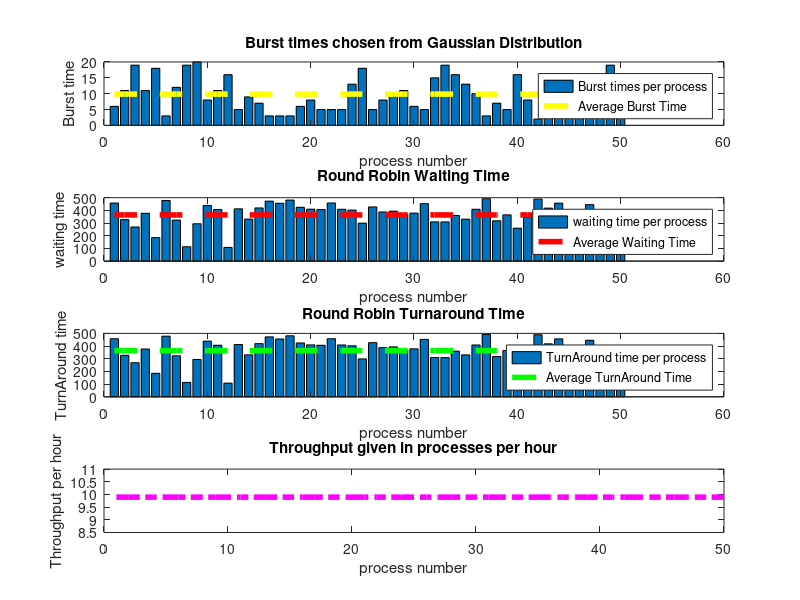

The MATLAB source for this figure:
% Define the number of processes and their weights
n = 50; % Number of processes
weights = randi([1,20],n,1)';  % Weights of each process
%weights = 10+ 3*randn(n,1)';
% Initialize other variables
current_time = 0;
rem_time = 10+ 3*randn(n,1)';
completion_time = zeros(1, n);
turnaround_time = zeros(1, n);
waiting_time = zeros(1, n);

% calculate total weight
total_weight = sum(weights);

% Loop until all processes are completed
while (1)
    done = true;
    for i = 1:n
        if (rem_time(i) > 0)
            done = false; % There is a process that is not completed
            % calculate time quantum for each process
            time_quantum = weights(i) * 3 / total_weight;
            if (rem_time(i) > time_quantum)
                current_time = current_time + time_quantum;
                rem_time(i) = rem_time(i) - time_quantum;
            else
                current_time = current_time + rem_time(i);
                waiting_time(i) = current_time - weights(i);
                rem_time(i) = 0;
                completion_time(i) = current_time;
                turnaround_time(i) = completion_time(i) - weights(i);
            end
        end
    end
    if (done == true)
        break;
    end
end

% Display results
% disp(completion_time);
% disp(turnaround_time);
disp(waiting_time);

AveWaitingTime = sum(waiting_time)./n;



%%
subplot(411);
bar(1:n,weights);title("Burst times chosen from Gaussian Distribution");
xlabel("process number");ylabel("Burst time");
hold on;
plot(1:n,ones(1,n)*(sum(weights)/n),'--y','LineWidth',4);
legend("Burst times per process","Average Burst Time");
%%
subplot(412);
bar(1:n,waiting_time);title("Round Robin Waiting Time");
xlabel("process number"); ylabel("waiting time");
hold on;
plot(1:n,ones(1,n)*AveWaitingTime,'--r','LineWidth',4);
legend("waiting time per process","Average Waiting Time");
%%
subplot(413);
bar(1:n,turnaround_time);title("Round Robin Turnaround Time");
xlabel("process number"); ylabel("TurnAround time");
hold on;
plot(1:n,ones(1,n)*sum(turnaround_time)./n,'--g','LineWidth',4);
legend("TurnAround time per process","Average TurnAround Time");
%%
subplot(414);
Throughput = n/(sum(waiting_time)/3600);                        % throughput in process per minute
plot(1:n,ones(1,n)*Throughput,'-.m','LineWidth',4);
title("Throughput given in processes per hour");
xlabel("process number"); ylabel("Throughput per hour");